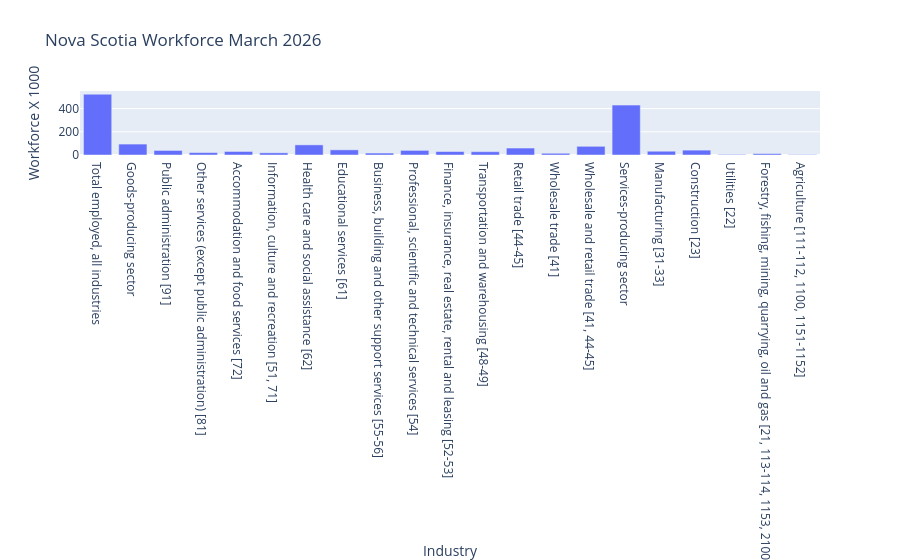

Source (notebook cell):
### Code cell
df = df[df.index%2==0]
fig = px.bar(df[(df['GEO'] == 'Nova Scotia') & (df['REF_DATE'] == '2026-03-01')], 
x='North American Industry Classification System (NAICS)', 
y='VALUE',
labels={
                     "VALUE": "Workforce X 1000",
                     'North American Industry Classification System (NAICS)':'Industry'
                 },
title = 'Nova Scotia Workforce March 2026' 
)
fig.show()

### Figure 1 — Plotly figure (JSON) as saved in the notebook; plotly's stock layout.template omitted (floating-point values rounded to 4 significant figures)
{"data": [{"hovertemplate": "Industry=%{x}<br>Workforce X 1000=%{y}<extra></extra>", "legendgroup": "", "marker": {"color": "#636efa", "pattern": {"shape": ""}}, "name": "", "orientation": "v", "showlegend": false, "textposition": "auto", "type": "bar", "x": ["Total employed, all industries", "Goods-producing sector", "Public administration [91]", "Other services (except public administration) [81]", "Accommodation and food services [72]", "Information, culture and recreation [51, 71]", "Health care and social assistance [62]", "Educational services [61]", "Business, building and other support services [55-56]", "Professional, scientific and technical services [54]", "Finance, insurance, real estate, rental and leasing [52-53]", "Transportation and warehousing [48-49]", "Retail trade [44-45]", "Wholesale trade [41]", "Wholesale and retail trade [41, 44-45]", "Services-producing sector", "Manufacturing [31-33]", "Construction [23]", "Utilities [22]", "Forestry, fishing, mining, quarrying, oil and gas [21, 113-114, 1153, 2100]", "Agriculture [111-112, 1100, 1151-1152]"], "xaxis": "x", "y": [524.1, 94.1, 39.2, 20.7, 30.3, 18.6, 87.2, 44.4, 16.7, 39.7, 29.9, 28.5, 60.0, 14.8, 74.9, 430.1, 32.6, 42.0, 4.6, 11.6, 3.3], "yaxis": "y"}], "layout": {"barmode": "relative", "legend": {"tracegroupgap": 0}, "title": {"text": "Nova Scotia Workforce March 2026"}, "xaxis": {"anchor": "y", "domain": [0, 1], "title": {"text": "Industry"}}, "yaxis": {"anchor": "x", "domain": [0, 1], "title": {"text": "Workforce X 1000"}}}}
